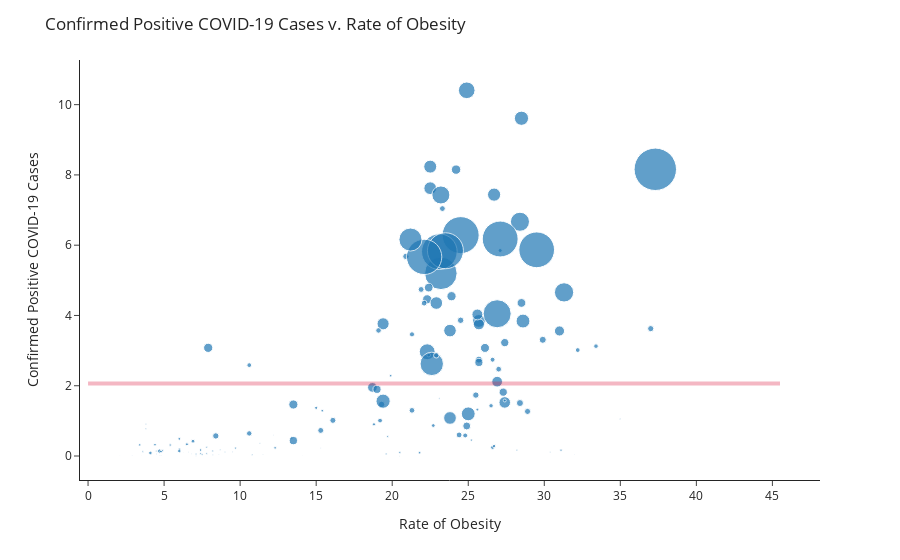

The code cell stored with this chart in its notebook:
### Markdown cell above
We will visualize the relationships between the variables for ALL countries (the whole world) as bubblecharts and Pearson Correlation Coefficient:
- Deaths (as a result of COVID-19)
- Confirmed (COVID-19 Cases)
- Obesity Rates
- Undernourished Rates
- Active cases

### Code cell
# creating the bubble chart 
# the three variables used are: 'obesity', 'confirmed' (positive COVID-19 cases) and 'active' (positive COVID-19 cases)
fig = px.scatter(df, x="Obesity", y = "Confirmed", size = "Active", hover_name='Country', log_x=False, size_max=30, template="simple_white")

# create a red line to display the average/mean # of 'Confirmed COVID-19 Positive Cases' across all continents
fig.add_shape(type="line", x0=0, y0=df['Confirmed'].mean(), x1=df['Obesity'].max(), y1=df['Confirmed'].mean(), line=dict(color="crimson", width=4))

# update figure title and axes labels
fig.update_layout(
    title='Confirmed Positive COVID-19 Cases v. Rate of Obesity',
    xaxis=dict(
        title='Rate of Obesity',
        gridcolor='white',
    ),
    yaxis=dict(
        title='Confirmed Positive COVID-19 Cases',
        gridcolor='white',
    ),
)

# display the bubble chart
fig.show()

### Figure 1 — Plotly figure (JSON) as saved in the notebook; plotly's stock layout.template omitted (floating-point values rounded to 4 significant figures; data arrays with more than 128 entries replaced by an {"elided": "..."} marker saying what was removed)
{"data": [{"hovertemplate": "<b>%{hovertext}</b><br><br>Obesity=%{x}<br>Confirmed=%{y}<br>Active=%{marker.size}<extra></extra>", "hovertext": {"elided": "154 str values"}, "legendgroup": "", "marker": {"color": "#1F77B4", "size": {"elided": "154 float values"}, "sizemode": "area", "sizeref": 0.008911, "symbol": "circle"}, "mode": "markers", "name": "", "orientation": "v", "showlegend": false, "type": "scatter", "x": {"elided": "154 float values"}, "xaxis": "x", "y": {"elided": "154 float values"}, "yaxis": "y"}], "layout": {"autosize": true, "legend": {"itemsizing": "constant", "tracegroupgap": 0}, "margin": {"t": 60}, "shapes": [{"line": {"color": "crimson", "width": 4}, "type": "line", "x0": 0, "x1": 45.5, "y0": 2.06, "y1": 2.06}], "title": {"text": "Confirmed Positive COVID-19 Cases v. Rate of Obesity"}, "xaxis": {"anchor": "y", "autorange": true, "domain": [0, 1], "gridcolor": "white", "range": [-0.403, 48.0], "title": {"text": "Rate of Obesity"}, "type": "linear"}, "yaxis": {"anchor": "x", "autorange": true, "domain": [0, 1], "gridcolor": "white", "range": [-0.7844, 11.55], "title": {"text": "Confirmed Positive COVID-19 Cases"}, "type": "linear"}}}
